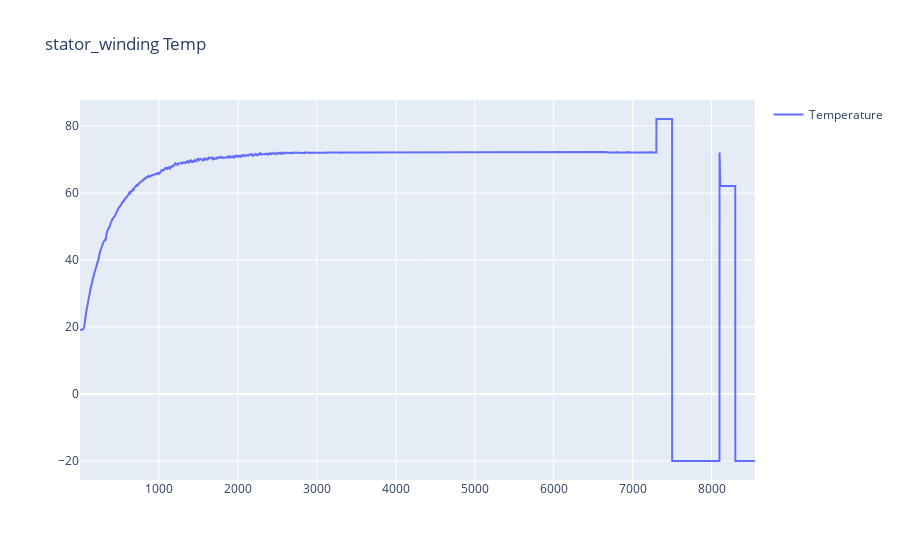

This figure's notebook cell:
### Code cell
### Visualize data
fig = go.Figure()
fig.add_trace(go.Scatter(x=df['data_point'], y=df['stator_winding'], name='Temperature'))
fig.update_layout(showlegend=True, title='stator_winding Temp')
fig.show()

### Figure 1 — Plotly figure (JSON) as saved in the notebook; plotly's stock layout.template omitted (floating-point values rounded to 4 significant figures; data arrays with more than 128 entries replaced by an {"elided": "..."} marker saying what was removed)
{"data": [{"name": "Temperature", "type": "scatter", "x": {"elided": "8550 int values"}, "y": {"elided": "8550 float values"}}], "layout": {"showlegend": true, "title": {"text": "stator_winding Temp"}}}
